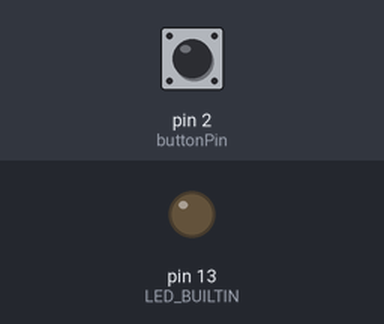
Bench run of a sketch on a simulated Arduino Uno, built with avr-gcc and run on an emulated ATmega328P. Parts: output pins drawn as LEDs (lit = HIGH). Inputs (shaded band) come from the test bench; at power-on: pin 2 (buttonPin) LOW. What the sketch prints to the serial monitor is not drawn.

Above: at 1.2 s.
1.3 s: pin 2 (buttonPin) pulled HIGH for 0.15 s
At 1.4 s:
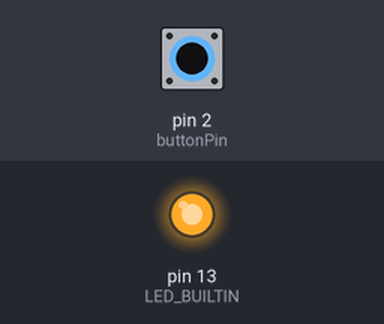
3.0 s: pin 2 (buttonPin) pulled HIGH for 1 s
At 5.5 s:
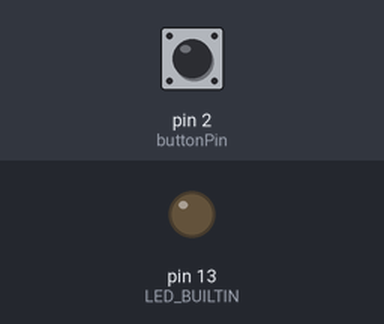
Timing chart, 0 to 7.0 s (numbered marks = the images above; inputs shaded):
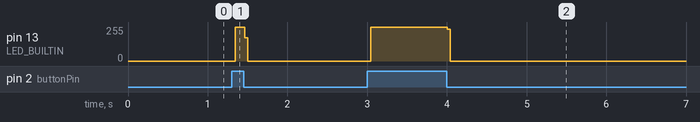

The sketch:

button.ino
```cpp
/* Button
Turns on and off a light emitting diode(LED) connected to digital
pin 13, when pressing a pushbutton attached to pin 2. */

#define LED_BUILTIN 13
const int buttonPin = 2;
const int ledPin = 13;

int buttonState = 0;

void setup(){
  Serial.begin(9600);
  pinMode(buttonPin, INPUT); // init led pin as input
  pinMode(LED_BUILTIN, OUTPUT); // init led pin as output
}

void loop(){
  buttonState = digitalRead(buttonPin); // read state of pushbotton value
  Serial.print(buttonState);
  digitalWrite(LED_BUILTIN, LOW);
  if (buttonState == HIGH){
    digitalWrite(LED_BUILTIN, HIGH);
  }
  else{
    digitalWrite(LED_BUILTIN, LOW);
  }

}
```

Measured:
- after the input at 1.3 s, pin 13 (LED_BUILTIN): 0/255 → 254/255 at once, → 0/255 0.12 s later
- after the input at 3.0 s, pin 13 (LED_BUILTIN): 0/255 → 254/255 at once, → 0/255 0.96 s later
